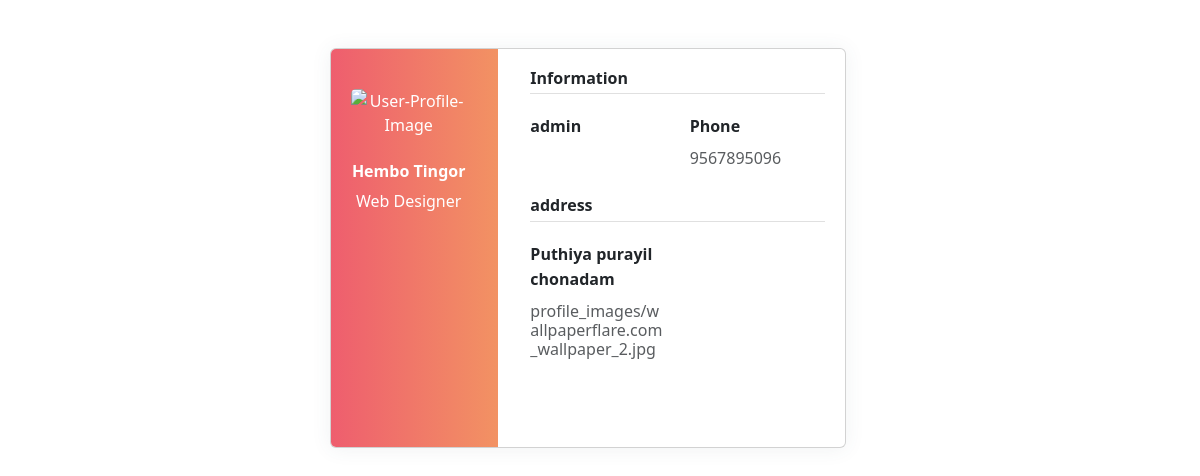
The app's page /userprofile (signed in) with its own data.
### product/models.py (models this page shows)
class UserProfile(models.Model):
    user = models.OneToOneField(User, on_delete=models.CASCADE)
    profile_pic = models.ImageField(upload_to="profile_images")
    address = models.CharField(max_length=200)
    phone = models.PositiveIntegerField()

### product/views.py (the view)
# urls.py: path("userprofile",views.profile_view,name="userprofile")
def profile_view(request, *args, **kwargs):
    print('*******************************************')
    print(request.user)
    qs = UserProfile.objects.get(user=request.user)
    template_name = "userdisplay.html"
    return render(request, 'userdisplay.html', {"qs": qs})

### product/templates/userdisplay.html (shortened to what this page needs)
<!DOCTYPE html>
<html lang="en">
<head>
</head>
<link rel="stylesheet" href="./userprofile.css">
<link href="https://cdn.jsdelivr.net/npm/bootstrap@5.3.0-alpha1/dist/css/bootstrap.min.css" rel="stylesheet">
<body>
<div class="page-content page-container" id="page-content">
    <div class="padding">
        <div class="row container d-flex justify-content-center">
<div class="col-xl-6 col-md-12">
                                                <div class="card user-card-full">
                                                    <div class="row m-l-0 m-r-0">
                                                        <div class="col-sm-4 bg-c-lite-green user-profile">
                                                            <div class="card-block text-center text-white">
                                                                <div class="m-b-25">
                                                                    <img src="https://img.icons8.com/bubbles/100/000000/user.png" class="img-radius" alt="User-Profile-Image">
                                                                </div>
                                                                <h6 class="f-w-600">Hembo Tingor</h6>
                                                                <p>Web Designer</p>
                                                            </div>
                                                        </div>
                                                        <div class="col-sm-8">
                                                            <div class="card-block">
                                                                <h6 class="m-b-20 p-b-5 b-b-default f-w-600">Information</h6>
                                                                <div class="row">
                                                                    <div class="col-sm-6">
                                                                        <p class="m-b-10 f-w-600">{{qs.user}}</p>
                                                                    </div>
                                                                    <div class="col-sm-6">
                                                                        <p class="m-b-10 f-w-600">Phone</p>
                                                                        <h6 class="text-muted f-w-400">{{qs.phone}}</h6>
                                                                    </div>
                                                                </div>
                                                                <h6 class="m-b-20 m-t-40 p-b-5 b-b-default f-w-600">address</h6>
                                                                <div class="row">
                                                                    <div class="col-sm-6">
                                                                        <p class="m-b-10 f-w-600">{{qs.address}}</p>
                                                                        <h6 class="text-muted f-w-400">{{qs.profile_pic}}</h6>
                                                                    </div>
                                                                </div>
                                                                <ul class="social-link list-unstyled m-t-40 m-b-10">
                                                                    <li></li>
                                                                    <li></li>
                                                                    <li></li>
                                                                </ul>
                                                            </div>
                                                        </div>
                                                    </div>
                                                </div>
                                            </div>
                                             </div>
                                                </div>
                                            </div>
</body>
</html>

### product/templates/userprofile.css (style rules this page uses)
body { background-color: #f9f9fa }
.padding { padding: 3rem !important }
.user-card-full { overflow: hidden; }
.card { border-radius: 5px; -webkit-box-shadow: 0 1px 20px 0 rgba(69,90,100,0.08); box-shadow: 0 1px 20px 0 rgba(69,90,100,0.08); border: none; margin-bottom: 30px; }
.m-r-0 { margin-right: 0px; }
.m-l-0 { margin-left: 0px; }
.user-card-full .user-profile { border-radius: 5px 0 0 5px; }
.bg-c-lite-green { background: -webkit-gradient(linear, left top, right top, from(#f29263), to(#ee5a6f)); background: linear-gradient(to right, #ee5a6f, #f29263); }
.user-profile { padding: 20px 0; }
.card-block { padding: 1.25rem; }
.m-b-25 { margin-bottom: 25px; }
.img-radius { border-radius: 5px; }
h6 { font-size: 14px; }
.card .card-block p { line-height: 25px; }
.b-b-default { border-bottom: 1px solid #e0e0e0; }
.m-b-20 { margin-bottom: 20px; }
.p-b-5 { padding-bottom: 5px !important; }
.m-b-10 { margin-bottom: 10px; }
.text-muted { color: #919aa3 !important; }
.f-w-600 { font-weight: 600; }
.m-t-40 { margin-top: 20px; }
.user-card-full .social-link li { display: inline-block; }

### records on screen
UserProfile: user "admin", phone "9567895096", address "Puthiya purayil chonadam", profile_pic "profile_images/wallpaperflare.com_wallpaper_2.jpg"
